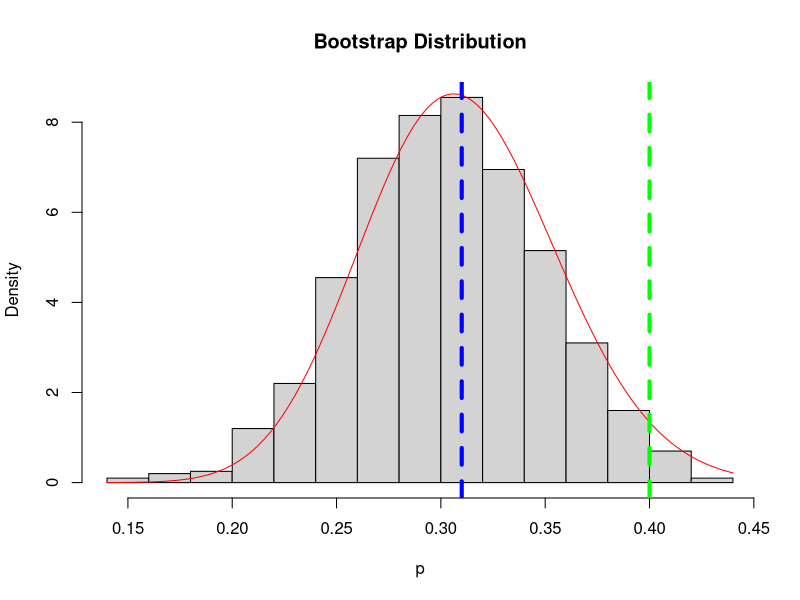

R code for this plot:
## ---- chunk 1
#| echo: true
#| cache: true
#| output-location: slide
#| fig-cap: The red curve is the posterior distribution; the blue dashed line is the MLE.
set.seed(124)
p <- 0.4; n <- 100; X <- rbinom(n, 1, p)
p_hat <- mean(X)

# bootstrap
B <- 10^3
p_boot <- rep(0, B)
for(i in 1:B){
    X_boot <- sample(X, size = n, replace = TRUE)
    p_boot[i] <- mean(X_boot)
}

hist(p_boot, freq = FALSE, main = "Bootstrap Distribution", xlab = "p")
curve(dbeta(x, n*p_hat, n*(1-p_hat)), add = T, col = "red")
abline(v = p, lty = 2, col = "green", lwd = 4)
abline(v = p_hat, lty = 2, col = "blue", lwd = 4)
